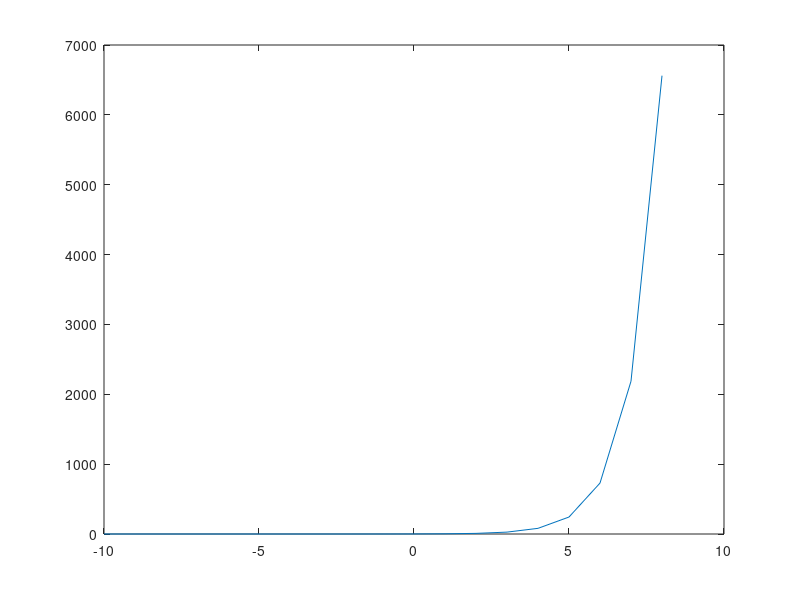

Reproduce this figure in MATLAB.
% Octave Script
% Title           :Funciones Trascendentes: Trigonométricas, Logarítmicas y Exponenciales (Ejercicio2)
% Correo          :urbanoorlando79@gmail.com
% Description     :Script para graficar funciones y determinar que tipo de funcion es.
% Author          :Orlando Urbano Trejo (Lando)
% Date            :23_11_2021
% Version         :1
% Usage           :octave>path/Ejercicio2
%                 :Requiere aplicación octave, usar linea de comandos
%                 :https://octaveintro.readthedocs.io/en/latest/index.html

clear
disp ('Función2');
% Dominio de la función
x= -10:1:8
% Regla de correspondencia
fx= 3.^x
disp ('La función es inyectiva ya que ∀x,y∈D | f(x) = f(y) ⟹ x = y ');
disp ('El dominio de la función es (-∞, ∞)');
disp ('El rango de la función es de (0, ∞)');
disp ('Los puntos donde f(x)=0 son los puntos (0,1)');
% Plotear función
plot (x, fx)
